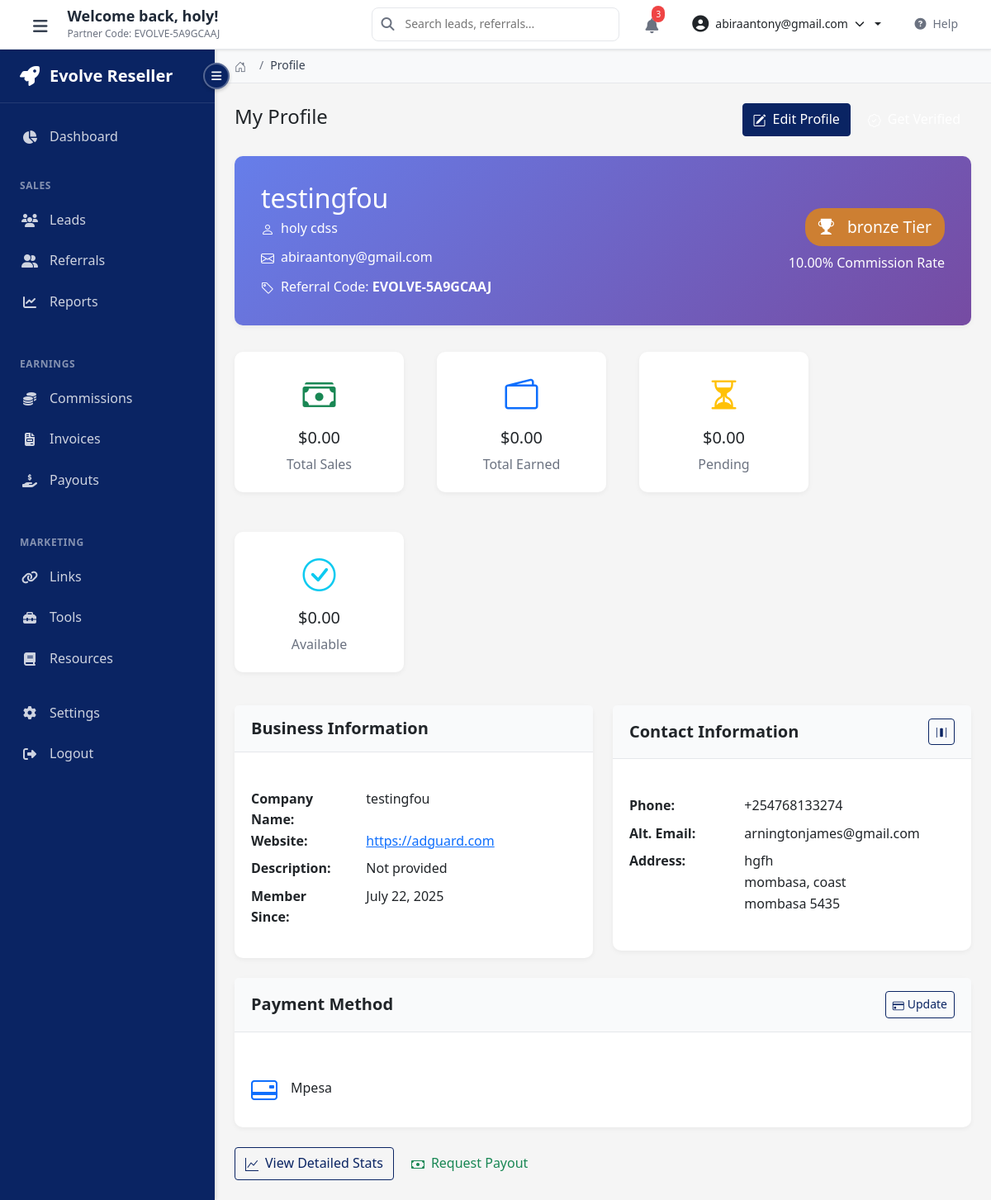
Screenshot of /reseller/profile/ (signed in) with the database file from the repository.
### App/reseller/earnings/models/reseller.py (models this page shows, shortened)
class Reseller(TimeStampedModel):
    user = models.OneToOneField(
        User,
        on_delete=models.CASCADE,
        related_name='reseller_profile'
    )
    reseller_type = models.CharField(
        max_length=20,
        choices=ResellerType.choices,
        default=ResellerType.INDIVIDUAL
    )
    company_name = models.CharField(max_length=255, blank=True, null=True)
    company_website = models.URLField(blank=True, null=True)
    company_description = models.TextField(blank=True)
    phone_number = models.CharField(max_length=20, blank=True)
    alternate_email = models.EmailField(blank=True)
    address = models.TextField(blank=True)
    city = models.CharField(max_length=100, blank=True)
    state = models.CharField(max_length=100, blank=True)
    country = models.CharField(max_length=100, blank=True)
    postal_code = models.CharField(max_length=20, blank=True)
    referral_code = models.CharField(max_length=50, unique=True, db_index=True)
    tier = models.CharField(
        max_length=20,
        choices=TierChoices.choices,
        default=TierChoices.BRONZE
    )
    commission_rate = models.DecimalField(
        max_digits=5,
        decimal_places=2,
        default=Decimal('10.00'),
        validators=[MinValueValidator(0), MaxValueValidator(100)]
    )
    payment_method = models.CharField(max_length=50, blank=True)
    bank_account_name = models.CharField(max_length=255, blank=True)
    bank_account_number = models.CharField(max_length=100, blank=True)
    bank_name = models.CharField(max_length=255, blank=True)
    bank_routing_number = models.CharField(max_length=50, blank=True)
    paypal_email = models.EmailField(blank=True)
    is_active = models.BooleanField(default=True)
    is_verified = models.BooleanField(default=False)
    verified_at = models.DateTimeField(null=True, blank=True)
    total_sales = models.DecimalField(max_digits=12, decimal_places=2, default=Decimal('0.00'))
    total_commission_earned = models.DecimalField(max_digits=12, decimal_places=2, default=Decimal('0.00'))
    total_commission_paid = models.DecimalField(max_digits=12, decimal_places=2, default=Decimal('0.00'))
    pending_commission = models.DecimalField(max_digits=12, decimal_places=2, default=Decimal('0.00'))
    joined_at = models.DateTimeField(auto_now_add=True)
    class Meta:
        db_table = 'reseller_profiles'
        verbose_name = 'Reseller'
        verbose_name_plural = 'Resellers'
        ordering = ['-created_at']
    def get_available_balance(self):
        return self.pending_commission

### App/reseller/views/profile_views.py (the view)
# urls.py: path('profile/', profile_views.profile_view, name='profile_view'),
@login_required
def profile_view(request):
    try:
        reseller = request.user.reseller_profile
    except Reseller.DoesNotExist:
        return redirect('reseller:profile_setup')
    service = ResellerService()
    stats = service.get_reseller_stats(reseller.id)
    completion_status = service.get_profile_completion_status(reseller.id)
    context = {
        'reseller': reseller,
        'stats': stats,
        'completion_status': completion_status,
        'page_title': 'My Profile'
    }
    return render(request, 'dashboards/reseller/pages/profile/view_profile.html', context)

### templates/dashboards/reseller/pages/profile/view_profile.html (shortened to what this page needs)
{% extends "dashboards/reseller/layouts/reseller-base.html" %}
{% load static %}
{% block breadcrumb %}
<li class="breadcrumb-item active">Profile</li>
{% endblock %}
{% block extra_css %}
<link rel="stylesheet" href="{% static 'reseller/css/reseller-components.css' %}">
{% endblock %}
{% block content %}
<div class="profile-overview">
    <div class="page-header d-flex justify-content-between align-items-center mb-4">
        <h4 class="page-title">My Profile</h4>
        <div class="d-flex gap-2">
            <a href="{% url 'reseller:profile_edit' %}" class="btn btn-primary">
                <i class="bi bi-pencil-square me-2"></i>Edit Profile
            </a>
            {% if not reseller.is_verified %}
            <a href="{% url 'reseller:profile_verification' %}" class="btn btn-success">
                <i class="bi bi-patch-check me-2"></i>Get Verified
            </a>
            {% endif %}
        </div>
    </div>
    <div class="card profile-header position-relative">
        <div class="row align-items-center">
            <div class="col-md-8">
                <h2 class="mb-1">{{ reseller.company_name|default:"Your Company" }}</h2>
                <p class="mb-2">
                    <i class="bi bi-person me-2"></i>{{ reseller.user.get_full_name|default:reseller.user.username }}
                </p>
                <p class="mb-2">
                    <i class="bi bi-envelope me-2"></i>{{ reseller.user.email }}
                </p>
                <p class="mb-0">
                    <i class="bi bi-tag me-2"></i>Referral Code: <strong>{{ reseller.referral_code }}</strong>
                </p>
            </div>
            <div class="col-md-4 text-end">
                <span class="tier-badge tier-{{ reseller.tier|lower }}">
                    <i class="bi bi-trophy-fill me-2"></i>{{ reseller.tier }} Tier
                </span>
                <p class="mt-2 mb-0">{{ reseller.commission_rate }}% Commission Rate</p>
            </div>
        </div>
    </div>
    <div class="row g-3 mb-4">
        <div class="col-md-3">
            <div class="card">
                <div class="card-body text-center">
                    <i class="bi bi-cash-stack fs-1 text-success"></i>
                    <h5 class="mt-2">${{ stats.total_sales|floatformat:2 }}</h5>
                    <p class="text-muted mb-0">Total Sales</p>
                </div>
            </div>
        </div>
        <div class="col-md-3">
            <div class="card">
                <div class="card-body text-center">
                    <i class="bi bi-wallet2 fs-1 text-primary"></i>
                    <h5 class="mt-2">${{ stats.total_commission_earned|floatformat:2 }}</h5>
                    <p class="text-muted mb-0">Total Earned</p>
                </div>
            </div>
        </div>
        <div class="col-md-3">
            <div class="card">
                <div class="card-body text-center">
                    <i class="bi bi-hourglass-split fs-1 text-warning"></i>
                    <h5 class="mt-2">${{ stats.pending_commission|floatformat:2 }}</h5>
                    <p class="text-muted mb-0">Pending</p>
                </div>
            </div>
        </div>
        <div class="col-md-3">
            <div class="card">
                <div class="card-body text-center">
                    <i class="bi bi-check-circle fs-1 text-info"></i>
                    <h5 class="mt-2">${{ stats.available_balance|floatformat:2 }}</h5>
                    <p class="text-muted mb-0">Available</p>
                </div>
            </div>
        </div>
    </div>
    <div class="row">
        <div class="col-lg-6">
            <div class="card mb-4">
                <div class="card-header">
                    <h5 class="card-title mb-0">Business Information</h5>
                </div>
                <div class="card-body">
                    <dl class="row">
                        <dt class="col-sm-4">Company Name:</dt>
                        <dd class="col-sm-8">{{ reseller.company_name|default:"Not provided" }}</dd>
                        <dt class="col-sm-4">Website:</dt>
                        <dd class="col-sm-8">
                            {% if reseller.company_website %}
                            <a href="{{ reseller.company_website }}" target="_blank">{{ reseller.company_website }}</a>
                            {% else %}
                            Not provided
                            {% endif %}
                        </dd>
                        <dt class="col-sm-4">Description:</dt>
                        <dd class="col-sm-8">{{ reseller.company_description|default:"Not provided" }}</dd>
                        <dt class="col-sm-4">Member Since:</dt>
                        <dd class="col-sm-8">{{ reseller.joined_at|date:"F d, Y" }}</dd>
                    </dl>
                </div>
            </div>
        </div>
        <div class="col-lg-6">
            <div class="card mb-4">
                <div class="card-header d-flex justify-content-between align-items-center">
                    <h5 class="card-title mb-0">Contact Information</h5>
                    <a href="{% url 'reseller:profile_edit' %}" class="btn btn-sm btn-outline-primary">
                        <i class="bi bi-pencil"></i>
                    </a>
                </div>
                <div class="card-body">
                    <dl class="row">
                        <dt class="col-sm-4">Phone:</dt>
                        <dd class="col-sm-8">{{ reseller.phone_number|default:"Not provided" }}</dd>
                        <dt class="col-sm-4">Alt. Email:</dt>
                        <dd class="col-sm-8">{{ reseller.alternate_email|default:"Not provided" }}</dd>
                        <dt class="col-sm-4">Address:</dt>
                        <dd class="col-sm-8">
                            {% if reseller.address %}
                            {{ reseller.address }}<br>
                            {{ reseller.city }}{% if reseller.state %}, {{ reseller.state }}{% endif %}<br>
                            {{ reseller.country }} {{ reseller.postal_code }}
                            {% else %}
                            Not provided
                            {% endif %}
                        </dd>
                    </dl>
                </div>
            </div>
        </div>
    </div>
    <div class="card">
        <div class="card-header d-flex justify-content-between align-items-center">
            <h5 class="card-title mb-0">Payment Method</h5>
            <a href="{% url 'reseller:payment_method_update' %}" class="btn btn-sm btn-outline-primary">
                <i class="bi bi-credit-card me-1"></i>Update
            </a>
        </div>
        <div class="card-body">
            {% if reseller.payment_method %}
            <div class="d-flex align-items-center">
                {% if reseller.payment_method == 'bank_transfer' %}
                <i class="bi bi-bank fs-2 text-primary me-3"></i>
                <div>
                    <h6 class="mb-1">Bank Transfer</h6>
                    <p class="mb-0 text-muted">{{ reseller.bank_name }} - ****{{ reseller.bank_account_number|slice:"-4:" }}</p>
                </div>
                {% elif reseller.payment_method == 'paypal' %}
                <i class="bi bi-paypal fs-2 text-primary me-3"></i>
                <div>
                    <h6 class="mb-1">PayPal</h6>
                    <p class="mb-0 text-muted">{{ reseller.paypal_email }}</p>
                </div>
                {% else %}
                <i class="bi bi-credit-card-2-back fs-2 text-primary me-3"></i>
                <div>
                    <h6 class="mb-1">{{ reseller.payment_method|title }}</h6>
                </div>
                {% endif %}
            </div>
            {% else %}
            <p class="text-muted mb-0">No payment method configured. <a href="{% url 'reseller:payment_method_update' %}">Set up now</a></p>
            {% endif %}
        </div>
    </div>
    <div class="mt-4 d-flex gap-2">
        <a href="{% url 'reseller:profile_stats' %}" class="btn btn-outline-primary">
            <i class="bi bi-graph-up me-2"></i>View Detailed Stats
        </a>
        <a href="{% url 'reseller:earnings_payouts' %}" class="btn btn-outline-success">
            <i class="bi bi-cash me-2"></i>Request Payout
        </a>
    </div>
</div>
{% endblock %}

### templates/dashboards/reseller/layouts/includes/reseller-header.html (shortened to what this page needs)
<header class="reseller-header">
    <div class="header-left">
        <button class="sidebar-toggle" id="headerToggleBtn" title="Toggle Sidebar">
            <i class="fas fa-bars"></i>
        </button>
        <div class="welcome-text">
            <h2>Welcome back, {{ user.first_name }}!</h2>
            {% if partner_code %}
            <p>Partner Code: {{ partner_code }}</p>
            {% endif %}
        </div>
    </div>
    <div class="header-right">
        <div class="header-search">
            <i class="fas fa-search"></i>
            <input type="text" placeholder="Search leads, referrals...">
        </div>
        <div class="header-actions">
            <button class="notification-btn">
                <i class="fas fa-bell"></i>
                <span class="notification-badge">3</span>
            </button>
            <div class="user-dropdown dropdown">
                <button class="user-dropdown-trigger dropdown-toggle" type="button" data-bs-toggle="dropdown" aria-expanded="false">
                    <i class="fas fa-user-circle"></i>
                    <span>{{ user.email }}</span>
                    <i class="fas fa-chevron-down"></i>
                </button>
            </div>
            <a href="#" class="help-link">
                <i class="fas fa-question-circle"></i>
                <span>Help</span>
            </a>
        </div>
    </div>
</header>

### rows the page displays
Reseller: referral_code "EVOLVE-5A9GCAAJ", company_name "testingfou", user.get_full_name "holy cdss", user.email "abiraantony@gmail.com", tier "bronze", commission_rate "10.00", total_sales "0.00", total_commission_earned "0.00", pending_commission "0.00", available_balance "0.00", company_website "https://adguard.com", company_description "Not provided", joined_at "July 22, 2025", phone_number "+254768133274", alternate_email "arningtonjames@gmail.com", address "hgfh", city "mombasa", state "coast", country "mombasa", postal_code "5435", payment_method "Mpesa"

### other values shown
{{ user.first_name }} "holy"
{{ user.email }} "abiraantony@gmail.com"
